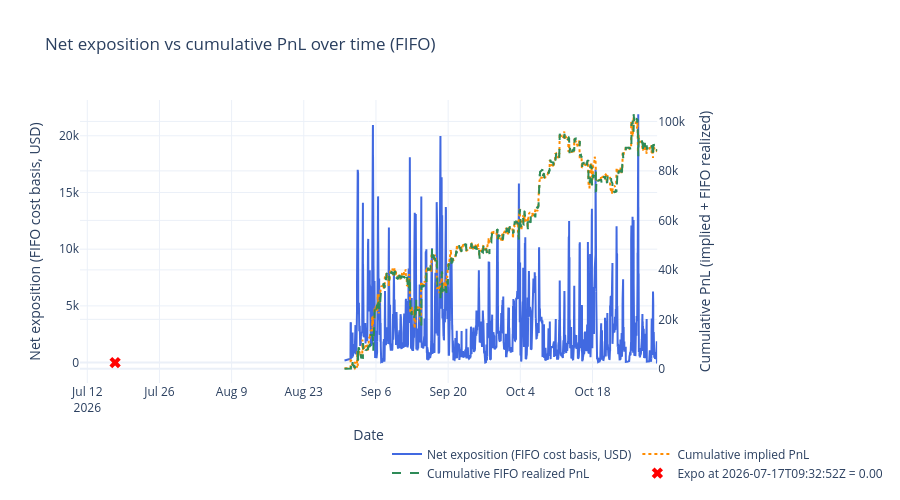

The cell this chart's notebook holds for it:
### Code cell
# # Net exposition over time using FIFO cost basis, with resolution resets at lastTradeAt

# # Optional: filter to specific contracts for investigation
# # Set to None to compute over all contracts (default).
# # Examples:
CONTRACT_FILTER = None # {'0xd86a816093fcd0a0e1ca440bc5ce199bd3c5a8d6139e044b076958164f8c5423'} 
# FAST_DELAY_S = 300
TARGET_TS = "2026-07-17T09:32:52Z"

# Load summaries for resolution proxy
with open(BACKTEST_DIR / "summaries.json") as f:
    _summaries = pd.DataFrame(json.load(f))
_summaries['lastTradeAt'] = pd.to_datetime(_summaries['lastTradeAt'], format='mixed', utc=True)
_resolved_at = dict(zip(_summaries['conditionId'], _summaries['lastTradeAt']))

# Derive settlement price per (condition_id, token_id) from implied_pnl
# A single condition can have Yes/No tokens with opposite settlements (0 vs 1)
_settlement = {}
for (_cid, _tid), _fg in wallet_all.groupby(['condition_id', 'token_id']):
    _r = _fg.iloc[0]
    _s = _r['implied_pnl'] / _r['fill_quantity'] + _r['order_price'] if _r['order_side'] == 'BUY' else _r['order_price'] - _r['implied_pnl'] / _r['fill_quantity']
    _settlement[(_cid, _tid)] = round(_s)

# Per-contract FIFO exposure at each fill timestamp
expo_parts = []
for cid, grp in wallet_all.sort_values('dt').groupby('condition_id'):
    if CONTRACT_FILTER is not None and cid not in CONTRACT_FILTER:
        continue
    grp = grp.sort_values('dt')
    long_q = []
    short_q = []
    realized_pnl = 0.0
    buy_vol_acc = 0.0
    sell_vol_acc = 0.0
    rows = []
    for _, row in grp.iterrows():
        qty = row['fill_quantity']
        price = row['order_price']
        if row['order_side'] == 'BUY':
            buy_vol_acc += qty * price
            remaining = qty
            while remaining > 0 and short_q:
                avail, p, _tid_sq = short_q[0]
                match = min(remaining, avail)
                realized_pnl += match * (p - price)
                remaining -= match
                if match == avail:
                    short_q.pop(0)
                else:
                    short_q[0] = (avail - match, p, _tid_sq)
            if remaining > 0:
                long_q.append((remaining, price, row['token_id']))
        else:
            sell_vol_acc += qty * price
            remaining = qty
            while remaining > 0 and long_q:
                avail, p, _tid_lq = long_q[0]
                match = min(remaining, avail)
                realized_pnl += match * (price - p)
                remaining -= match
                if match == avail:
                    long_q.pop(0)
                else:
                    long_q[0] = (avail - match, p, _tid_lq)
            if remaining > 0:
                short_q.append((remaining, price, row['token_id']))

        exposure = sum(q * p for q, p, _ in long_q) + sum(q * p for q, p, _ in short_q)
        if exposure < 0:
            exposure = 0.0
        if cid in _resolved_at and row['dt'] >= _resolved_at[cid]:
            exposure = 0.0
        rows.append({'condition_id': cid, 'dt': row['dt'], 'exposition': exposure, 'cum_realized_pnl': realized_pnl})

    expo_parts.append(pd.DataFrame(rows))

    # Settle remaining position at resolution and reset exposition to 0
    if cid in _resolved_at:
        for q, p, tid in long_q:
            realized_pnl += q * (_settlement.get((cid, tid), 0.0) - p)
        for q, p, tid in short_q:
            realized_pnl += q * (p - _settlement.get((cid, tid), 0.0))
        expo_parts.append(pd.DataFrame([{'condition_id': cid, 'dt': _resolved_at[cid], 'exposition': 0.0, 'cum_realized_pnl': realized_pnl}]))

expo_all = pd.concat(expo_parts, ignore_index=True) if expo_parts else pd.DataFrame(
    columns=['condition_id', 'dt', 'exposition']
)

# Per-contract validation breakdown
if not expo_all.empty:
    _last_per_cid = expo_all.groupby('condition_id')['exposition'].last().reset_index()
    _last_per_cid.columns = ['condition_id', 'exposition']
    _active = _last_per_cid[_last_per_cid['exposition'] > 0].sort_values('exposition', ascending=False)
    print(f"=== Per-contract exposition breakdown{" (filtered)" if CONTRACT_FILTER is not None else ""} ===")
    print(_active.to_string(index=False))
    print(f"\nContracts with exposition > 0: {len(_active)}")
    print(f"Sum of per-contract exposition: {_active['exposition'].sum():.2f}")

# Aggregate across all contracts at each timestamp
# Forward-fill each contract's exposition then sum across contracts
# Each contract's exposition persists until its next fill or resolution
_expo_sorted = expo_all.sort_values(['condition_id', 'dt'])
_expo_sorted['_delta'] = _expo_sorted.groupby('condition_id')['exposition'].diff()
_first_idx = _expo_sorted.groupby('condition_id').head(1).index
_expo_sorted.loc[_first_idx, '_delta'] = _expo_sorted.loc[_first_idx, 'exposition']
ts = _expo_sorted.groupby('dt', as_index=False)['_delta'].sum().sort_values('dt')
ts['exposition'] = ts['_delta'].cumsum()
ts = ts.drop(columns=['_delta'])

# Aggregate FIFO realized PnL across contracts (same diff/cumsum pattern)
_expo_sorted['_rpnl_delta'] = _expo_sorted.groupby('condition_id')['cum_realized_pnl'].diff()
_expo_sorted.loc[_first_idx, '_rpnl_delta'] = _expo_sorted.loc[_first_idx, 'cum_realized_pnl']
_rpnl_ts = _expo_sorted.groupby('dt', as_index=False)['_rpnl_delta'].sum().sort_values('dt')
_rpnl_ts['cum_realized_pnl'] = _rpnl_ts['_rpnl_delta'].cumsum()
_rpnl_ts = _rpnl_ts.drop(columns=['_rpnl_delta'])
ts = ts.merge(_rpnl_ts[['dt', 'cum_realized_pnl']], on='dt', how='outer').sort_values('dt')
ts['exposition'] = ts['exposition'].ffill().fillna(0.0)
ts['cum_realized_pnl'] = ts['cum_realized_pnl'].ffill().fillna(0.0)

if not ts.empty:
    print(f"Aggregate exposition (from ts sum): {ts['exposition'].iloc[-1]:.2f}")
    print(f"Aggregate FIFO realized PnL: {ts['cum_realized_pnl'].iloc[-1]:.2f}")

# Cumulative PnL on secondary axis for comparison
_pnl_df = wallet_all if CONTRACT_FILTER is None else wallet_all[wallet_all['condition_id'].isin(CONTRACT_FILTER)]
pnl_ts = _pnl_df.groupby('dt', as_index=False)['implied_pnl'].sum().sort_values('dt')
pnl_ts['cum_pnl'] = pnl_ts['implied_pnl'].cumsum()

# Cumulative PnL for fills with <= 10 min delay
# _fast_pnl_df = _pnl_df[_pnl_df['delay_s'] <= FAST_DELAY_S]
# fast_pnl_ts = _fast_pnl_df.groupby('dt', as_index=False)['implied_pnl'].sum().sort_values('dt')
# fast_pnl_ts['cum_pnl_fast'] = fast_pnl_ts['implied_pnl'].cumsum()

# Compute exact snapshot exposure at TARGET_TS for marker overlay
cutoff = pd.Timestamp(TARGET_TS, tz='UTC')
snap_df = wallet_all[wallet_all['dt'] <= cutoff].copy()
expo_parts_snap = []
for cid, grp in snap_df.sort_values('dt').groupby('condition_id'):
    if CONTRACT_FILTER is not None and cid not in CONTRACT_FILTER:
        continue
    if cid in _resolved_at and _resolved_at[cid] <= cutoff:
        continue
    long_q = []
    short_q = []
    realized_pnl = 0.0
    buy_vol = 0.0
    sell_vol = 0.0
    for _, row in grp.iterrows():
        qty = row['fill_quantity']
        price = row['order_price']
        if row['order_side'] == 'BUY':
            buy_vol += qty * price
            remaining = qty
            while remaining > 0 and short_q:
                avail, p, _tid_sq = short_q[0]
                match = min(remaining, avail)
                realized_pnl += match * (price - p)
                remaining -= match
                if match == avail:
                    short_q.pop(0)
                else:
                    short_q[0] = (avail - match, p, _tid_sq)
            if remaining > 0:
                long_q.append((remaining, price, row['token_id']))
        else:
            sell_vol += qty * price
            remaining = qty
            while remaining > 0 and long_q:
                avail, p, _tid_lq = long_q[0]
                match = min(remaining, avail)
                realized_pnl += match * (p - price)
                remaining -= match
                if match == avail:
                    long_q.pop(0)
                else:
                    long_q[0] = (avail - match, p, _tid_lq)
            if remaining > 0:
                short_q.append((remaining, price, row['token_id']))
    exposure = sum(q * p for q, p, _ in long_q) + sum(q * p for q, p, _ in short_q)
    if exposure < 0:
        exposure = 0.0
    expo_parts_snap.append(exposure)
snap = sum(expo_parts_snap)
ts = pd.concat([ts, pd.DataFrame([{'dt': cutoff, 'exposition': snap}])], ignore_index=True).sort_values('dt').drop_duplicates('dt')
ts['cum_realized_pnl'] = ts['cum_realized_pnl'].ffill().fillna(0.0)

# Clip to the fills period (extend end to include resolution timestamps)
fill_start = wallet_all['dt'].min()
fill_end = max(wallet_all['dt'].max(), max(_resolved_at.values()))
ts = ts[(ts['dt'] >= fill_start) & (ts['dt'] <= fill_end)]
pnl_ts = pnl_ts[(pnl_ts['dt'] >= fill_start) & (pnl_ts['dt'] <= fill_end)]
# fast_pnl_ts = fast_pnl_ts[(fast_pnl_ts['dt'] >= fill_start) & (fast_pnl_ts['dt'] <= fill_end)]

fig_ntl = make_subplots(specs=[[{'secondary_y': True}]])

fig_ntl.add_trace(go.Scatter(
    x=ts['dt'], y=ts['exposition'],
    mode='lines', name='Net exposition (FIFO cost basis, USD)',
    line=dict(color='royalblue', width=2),
), secondary_y=False)

fig_ntl.add_trace(go.Scatter(
    x=pnl_ts['dt'], y=pnl_ts['cum_pnl'],
    mode='lines', name='Cumulative implied PnL',
    line=dict(color='darkorange', width=2, dash='dot'),
), secondary_y=True)

fig_ntl.add_trace(go.Scatter(
    x=ts['dt'], y=ts['cum_realized_pnl'],
    mode='lines', name='Cumulative FIFO realized PnL',
    line=dict(color='seagreen', width=2, dash='dash'),
), secondary_y=True)

# fig_ntl.add_trace(go.Scatter(
#     x=fast_pnl_ts['dt'], y=fast_pnl_ts['cum_pnl_fast'],
#     mode='lines', name=f'Cumulative PnL (delay <= {FAST_DELAY_S // 60}m)',
#     line=dict(color='mediumpurple', width=2, dash='dashdot'),
# ), secondary_y=True)

fig_ntl.add_trace(go.Scatter(
    x=[cutoff], y=[snap],
    mode='markers', name=f'Expo at {TARGET_TS} = {snap:.2f}',
    marker=dict(color='red', size=10, symbol='x'),
), secondary_y=False)

fig_ntl.update_layout(
    title='Net exposition vs cumulative PnL over time (FIFO)',
    template='plotly_white', height=500,
    legend=dict(x=0.5, y=-0.2, orientation='h'),
)
fig_ntl.update_xaxes(title='Date')
fig_ntl.update_yaxes(title='Net exposition (FIFO cost basis, USD)', secondary_y=False)
fig_ntl.update_yaxes(title='Cumulative PnL (implied + FIFO realized)', secondary_y=True)
fig_ntl.show()

### Figure 1 — Plotly figure (JSON) as saved in the notebook; plotly's stock layout.template omitted (floating-point values rounded to 4 significant figures; data arrays with more than 128 entries replaced by an {"elided": "..."} marker saying what was removed)
{"data": [{"line": {"color": "royalblue", "width": 2}, "mode": "lines", "name": "Net exposition (FIFO cost basis, USD)", "type": "scatter", "x": {"elided": "20842 str values"}, "xaxis": "x", "y": {"elided": "20842 float values"}, "yaxis": "y"}, {"line": {"color": "darkorange", "dash": "dot", "width": 2}, "mode": "lines", "name": "Cumulative implied PnL", "type": "scatter", "x": {"elided": "16490 str values"}, "xaxis": "x", "y": {"elided": "16490 float values"}, "yaxis": "y2"}, {"line": {"color": "seagreen", "dash": "dash", "width": 2}, "mode": "lines", "name": "Cumulative FIFO realized PnL", "type": "scatter", "x": {"elided": "20842 str values"}, "xaxis": "x", "y": {"elided": "20842 float values"}, "yaxis": "y2"}, {"marker": {"color": "red", "size": 10, "symbol": "x"}, "mode": "markers", "name": "Expo at 2026-07-17T09:32:52Z = 0.00", "type": "scatter", "x": ["2026-07-17T09:32:52+00:00"], "xaxis": "x", "y": [0], "yaxis": "y"}], "layout": {"height": 500, "legend": {"orientation": "h", "x": 0.5, "y": -0.2}, "title": {"text": "Net exposition vs cumulative PnL over time (FIFO)"}, "xaxis": {"anchor": "y", "domain": [0, 0.94], "title": {"text": "Date"}}, "yaxis": {"anchor": "x", "domain": [0, 1], "title": {"text": "Net exposition (FIFO cost basis, USD)"}}, "yaxis2": {"anchor": "x", "overlaying": "y", "side": "right", "title": {"text": "Cumulative PnL (implied + FIFO realized)"}}}}
